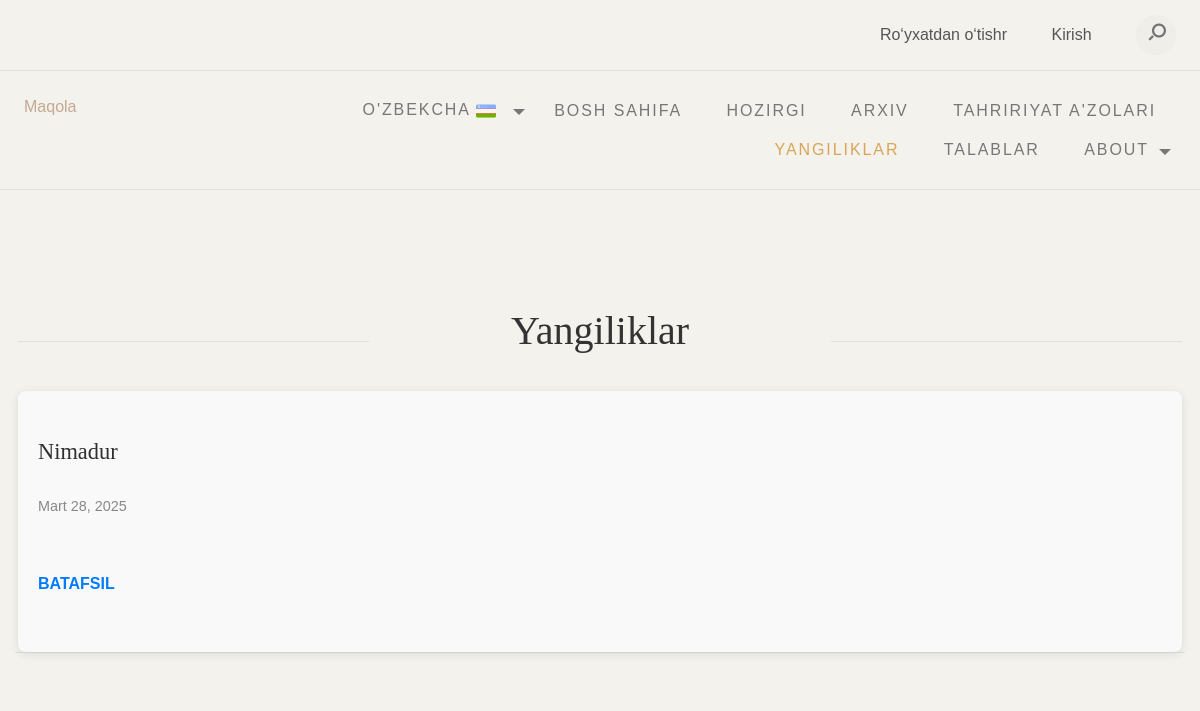
/uz/news/, run on an earlier commit of the app's database.
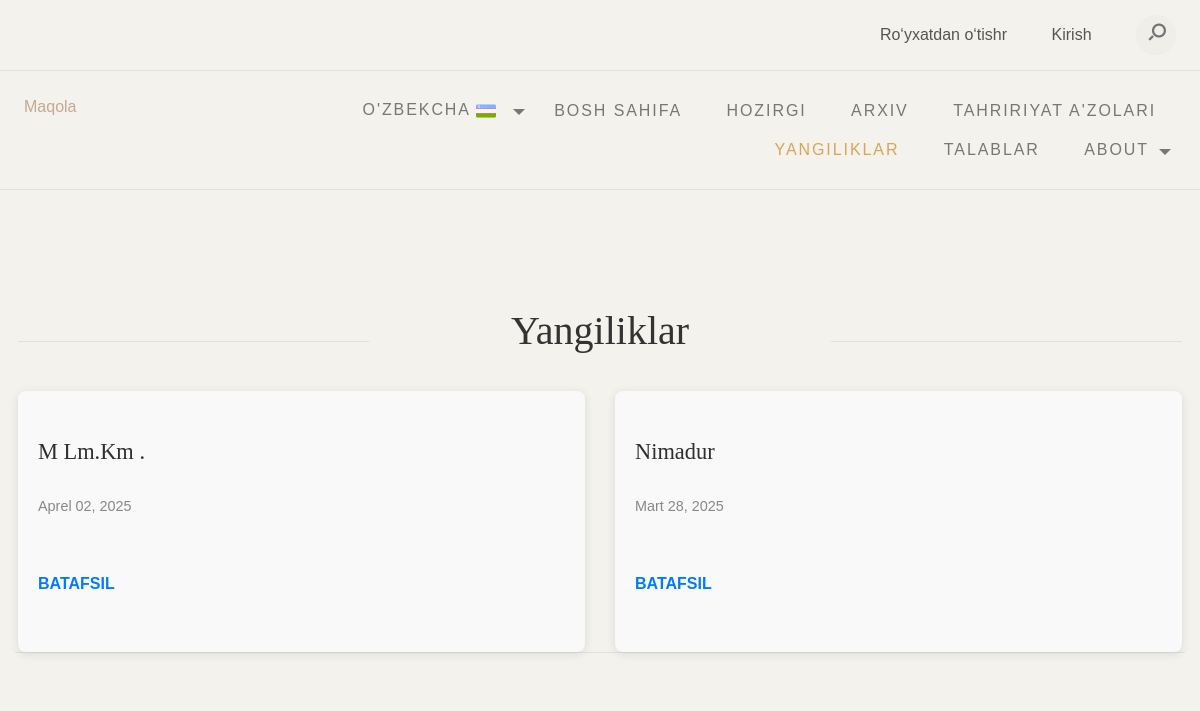
And on a later commit of the database.
### app/models.py (models this page shows, shortened)
class News(models.Model):
    title = models.CharField(max_length=200)
    summary = models.TextField()
    content = models.TextField()
    image = models.ImageField(upload_to='news_images/', null=True, blank=True)
    created_at = models.DateTimeField(auto_now_add=True)
    class Meta:
        verbose_name = "Yangiliklar"
        verbose_name_plural = "Yangiliklar"

### app/views.py (the view)
# urls.py: path('news/', news, name='news'),
def news(request):
    news_items = News.objects.all().order_by('-created_at')
    return render(request, 'news.html', {"news":"news","news_items":news_items})

### templates/news.html (shortened to what this page needs)
{% load i18n %}
{% load static %}
<!DOCTYPE html>
<html lang="en">
<head>
	<link href="https://cdn.jsdelivr.net/npm/bootstrap@5.3.1/dist/css/bootstrap.min.css" rel="stylesheet"
>
	<link rel="stylesheet" type="text/css" href="{% static 'css/normalize.css' %}">
	<link rel="stylesheet" type="text/css" href="{% static 'icomoon/icomoon.css' %}">
	<link rel="stylesheet" type="text/css" href="{% static 'css/vendor.css' %}">
	<link rel="stylesheet" type="text/css" href="{% static 'style.css' %}">
</head>
<body data-bs-spy="scroll" data-bs-target="#header" tabindex="0">
	<div id="header-wrap">
		{% include "header.html" %}
	<section id="featured-books" class="py-5 my-5">
		<div class="container">
			<div class="row">
				<div class="col-md-12">
					<div class="section-header align-center">
						<h2 class="section-title">{% trans 'News' %}</h2>
					</div>
					<div class="product-list" data-aos="fade-up">
						<div class="row">
							<div class="container">
								{% if news_items %}
									<div class="news-grid">
										{% for news in news_items %}
											<div class="news-card">
												<h3>{{ news.title }}</h3>
												<span class="news-date">{{ news.created_at|date:"F d, Y" }}</span>
												<div class="news-details"
													 data-image="{% if news.image %}{{ news.image.url }}{% endif %}"
													 data-summary="{{ news.summary|escapejs }}"
													 data-content="{{ news.content|escapejs }}">
													<button class="read-more" onclick="toggleDetails(this)">{% trans 'Batafsil' %}</button>
												</div>
											</div>
										{% endfor %}
									</div>
								{% else %}
									<p>{% trans 'Hozircha yangiliklar yo‘q.' %}</p>
								{% endif %}
							</div>
						</div>
					</div>
				</div>
			</div>
		</div>
	</section>
</body>
</html>

What changed in the data, as far as the page shows it:
added News: title "M Lm.km .", created_at "Aprel 02, 2025"
